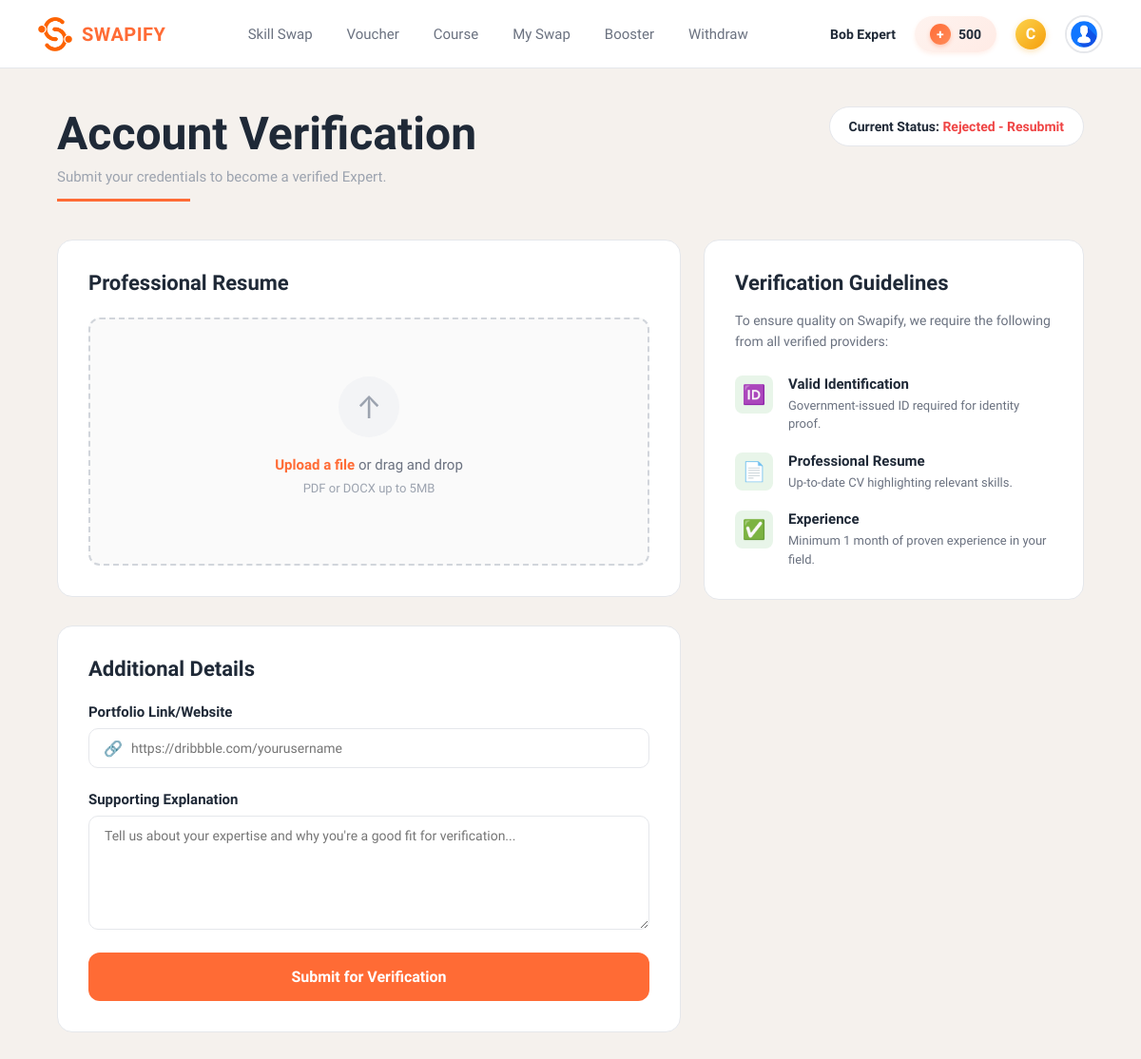
Page /verification.php (signed in) on the committed database.
### tables this page shows
CREATE TABLE `ms_users` (
  `user_id` int(11) NOT NULL,
  `name` varchar(100) DEFAULT NULL,
  `email` varchar(100) DEFAULT NULL,
  `phone_number` varchar(20) DEFAULT NULL,
  `password` varchar(255) DEFAULT NULL,
  `profile_picture` varchar(255) DEFAULT NULL,
  `bio` text DEFAULT NULL,
  `role` enum('user','expert','admin') DEFAULT 'user',
  `joined_date` datetime DEFAULT current_timestamp()
);

CREATE TABLE `tr_userverification` (
  `verification_id` int(11) NOT NULL,
  `user_id` int(11) NOT NULL,
  `cv_file` varchar(255) DEFAULT NULL,
  `portfolio_link` varchar(255) DEFAULT NULL,
  `explanation` text DEFAULT NULL,
  `status` enum('pending','approved','rejected') DEFAULT 'pending',
  `submitted_at` datetime DEFAULT current_timestamp(),
  `reviewed_at` datetime DEFAULT NULL
);

### verification.php (the view, shortened to what this page needs)
<?php
include "includes/db_connect.php";
$user_id = $_SESSION['user_id'];
$verification_status = null;
$status_stmt = $conn->prepare("SELECT status, submitted_at FROM tr_userverification WHERE user_id = ? ORDER BY submitted_at DESC LIMIT 1");
$status_stmt->bind_param("i", $user_id);
$status_stmt->execute();
$result = $status_stmt->get_result();
if ($result->num_rows > 0) {
    $verification_status = $result->fetch_assoc();
}
$form_disabled = false;
$status_message = "Not Submitted";
$status_class = "status-not-submitted";
if ($verification_status) {
    $db_status = trim(strtolower($verification_status['status']));
    if ($db_status == 'approved') {
        $form_disabled = true;
        $status_message = "Verified";
        $status_class = "status-verified";
    } elseif ($db_status == 'pending') {
        $form_disabled = true;
        $status_message = "Pending Review";
        $status_class = "status-pending";
    } elseif ($db_status == 'rejected') {
        $status_message = "Rejected - Resubmit";
        $status_class = "status-rejected";
    } else {
        $status_message = "Status: " . htmlspecialchars($verification_status['status']);
        $status_class = "status-not-submitted";
    }
}
include "includes/header.php";
?>
<!DOCTYPE html>
<html lang="en">
<head>
    <link rel="stylesheet" href="css/verification.css">
</head>
<body>
    <div class="main-content">
        <div class="page-header">
            <div>
                <h1 class="page-title">Account Verification</h1>
                <p class="page-subtitle">Submit your credentials to become a verified Expert.</p>
                <div class="title-underline"></div>
            </div>
            <div class="status-badge">
                <div class="status-item">
                    Current Status: <span class="<?php echo $status_class; ?>"><?php echo $status_message; ?></span>
                </div>
            </div>
        </div>
        <div class="content-grid">
            <div class="left-column">
                <form id="verificationForm" action="" method="POST" enctype="multipart/form-data" class="<?php echo $form_disabled ? 'form-disabled' : ''; ?>">
                    <div class="resume-card">
                        <h2 class="card-title">Professional Resume</h2>
                        <label class="upload-area" id="uploadArea">
                            <div class="upload-icon">↑</div>
                            <p class="upload-text"><strong>Upload a file</strong> or drag and drop</p>
                            <p class="upload-hint">PDF or DOCX up to 5MB</p>
                        </label>
                    </div>
                    <div class="details-card">
                        <h2 class="card-title">Additional Details</h2>
                        <div class="form-group">
                            <label class="form-label" for="portfolioLink">Portfolio Link/Website</label>
                            <div class="input-wrapper">
                                <span class="input-icon">🔗</span>
                                <input
                                    type="url"
                                    id="portfolioLink"
                                    name="portfolio_link"
                                    class="form-input with-icon"
                                    placeholder="https://dribbble.com/yourusername"
                                    required
                                    <?php echo $form_disabled ? 'disabled' : ''; ?>
                                >
                            </div>
                        </div>
                        <div class="form-group">
                            <label class="form-label" for="explanation">Supporting Explanation</label>
                            <textarea
                                id="explanation"
                                name="explanation"
                                class="form-input"
                                placeholder="Tell us about your expertise and why you're a good fit for verification..."
                                required
                                <?php echo $form_disabled ? 'disabled' : ''; ?>
                            ></textarea>
                        </div>
                        <button type="submit" class="submit-btn" <?php echo $form_disabled ? 'disabled' : ''; ?>>
                            <?php echo $form_disabled ? 'Form Disabled' : 'Submit for Verification'; ?>
                        </button>
                    </div>
                </form>
            </div>
            <div class="guidelines-card">
                <h2 class="guidelines-title">Verification Guidelines</h2>
                <p class="guidelines-subtitle">To ensure quality on Swapify, we require the following from all verified providers:</p>
                <div class="guideline-item">
                    <div class="guideline-icon">🆔</div>
                    <div class="guideline-content">
                        <h4>Valid Identification</h4>
                        <p>Government-issued ID required for identity proof.</p>
                    </div>
                </div>
                <div class="guideline-item">
                    <div class="guideline-icon">📄</div>
                    <div class="guideline-content">
                        <h4>Professional Resume</h4>
                        <p>Up-to-date CV highlighting relevant skills.</p>
                    </div>
                </div>
                <div class="guideline-item">
                    <div class="guideline-icon">✅</div>
                    <div class="guideline-content">
                        <h4>Experience</h4>
                        <p>Minimum 1 month of proven experience in your field.</p>
                    </div>
                </div>
            </div>
        </div>
    </div>
</body>
</html>

### includes/header.php (shortened to what this page needs)
<?php
include "includes/db_connect.php";
if (isset($_SESSION['user_id'])) {
    $user_id = $_SESSION['user_id'];
    $header_query = "SELECT u.name, u.profile_picture, u.role, IFNULL(c.balance, 0) as balance
                     FROM ms_users u
                     LEFT JOIN ms_usercredits c ON u.user_id = c.user_id
                     WHERE u.user_id = ?";
    $header_stmt = $conn->prepare($header_query);
    $header_stmt->bind_param("i", $user_id);
    $header_stmt->execute();
    $header_result = $header_stmt->get_result();
    $userData = $header_result->fetch_assoc();
} else {
    $userData = ['name' => 'Guest', 'balance' => 0, 'profile_picture' => 'default.png', 'role' => 'user'];
}
$currentPage = basename($_SERVER['PHP_SELF']);
$isAdmin = (isset($userData['role']) && $userData['role'] === 'admin');
$isExpert = (isset($userData['role']) && $userData['role'] === 'expert');
?>
<link rel="stylesheet" href="css/header.css?v=10">
<header class="header-nav">
    <div class="logo-container">
        <div class="logo-icon">
            <img src="images/v91_89.png" alt="Swapify Logo">
        </div>
        <span class="logo-text">SWAPIFY</span>
    </div>
    <nav class="nav-menu">
        <?php if ($isAdmin): ?>
            <a href="admin-dashboard.php"    class="nav-link admin-link <?= $currentPage == 'admin-dashboard.php' ? 'active' : '' ?>">Admin Dashboard</a>
            <a href="manage_user.php"       class="nav-link admin-link <?= $currentPage == 'manage_user.php' ? 'active' : '' ?>">Manage User</a>
            <a href="manage_vouchers.php"   class="nav-link admin-link <?= $currentPage == 'manage_vouchers.php' ? 'active' : '' ?>">Manage Voucher</a>
            <a href="admin_booster.php"   class="nav-link admin-link <?= $currentPage == 'admin_booster.php' ? 'active' : '' ?>">Manage Booster</a>
            <a href="admin_topup_packages.php"   class="nav-link admin-link <?= $currentPage == 'admin_topup_packages.php' ? 'active' : '' ?>">Manage Topup</a>
        <?php else: ?>
            <a href="dashboard.php" class="nav-link <?= $currentPage == 'dashboard.php' ? 'active' : '' ?>">Skill Swap</a>
            <a href="voucher.php"   class="nav-link <?= ($currentPage == 'voucher.php' || $currentPage == 'my-voucher.php') ? 'active' : '' ?>">Voucher</a>
            <a href="courses.php"   class="nav-link <?= ($currentPage == 'courses.php' || $currentPage == 'my-courses.php' || $currentPage == 'uploaded-courses.php') ? 'active' : '' ?>">Course</a>
            <a href="sessions.php"  class="nav-link <?= $currentPage == 'sessions.php' ? 'active' : '' ?>">My Swap</a>
            <a href="booster.php"   class="nav-link <?= $currentPage == 'booster.php' ? 'active' : '' ?>">Booster</a>
            <?php if ($isExpert): ?>
                <a href="my-withdraw.php" class="nav-link <?= $currentPage == 'my-withdraw.php' ? 'active' : '' ?>">Withdraw</a>
            <?php endif; ?>
        <?php endif; ?>
    </nav>
    <?php if (!$isAdmin): ?>
        <div class="user-section">
            <span class="user-name"><?= htmlspecialchars($userData['name']) ?></span>
            <a href="topup.php" style="text-decoration: none; display: flex; align-items: center;">
                <div class="credit-badge">
                    <div class="credit-icon">+</div>
                    <span class="credit-value"><?= number_format($userData['balance']) ?></span>
                </div>
            </a>
            <div class="coin-icon">C</div>
            <div class="user-avatar">
                <a href="profile.php" style="text-decoration: none;">
                    <?php
                    $has_profile_img = !empty($userData['profile_picture']) && file_exists("uploads/" . $userData['profile_picture']);
                    if ($has_profile_img): ?>
                        <img src="uploads/<?= $userData['profile_picture'] ?>" alt="User Avatar">
                    <?php else: ?>
                        <div class="avatar-gradient">
                            <?= strtoupper(substr($userData['name'], 0, 1)) ?>
                        </div>
                    <?php endif; ?>
                </a>
            </div>
        </div>
    <?php else: ?>
        <div class="user-section">
            <a href="index.php" class="nav-link" style="color: #ef4444;">Logout</a>
        </div>
    <?php endif; ?>
</header>

### css/header.css (style rules this page uses)
* { margin: 0; padding: 0; box-sizing: border-box; }
.header-nav { display: flex; align-items: center; justify-content: space-between; padding: 32px 60px; background: white; border-bottom: 1px solid #E5E7EB; height: 72px; }
.logo-container { display: flex; align-items: center; gap: 10px; flex-shrink: 0; }
.logo-icon img { width: 36px; height: 36px; object-fit: contain; }
.logo-text { font-size: 20px; font-weight: 700; color: #FF6B35; letter-spacing: 0.5px; }
.nav-menu { display: flex; gap: 40px; align-items: center; flex: 1; justify-content: center; margin: 0 40px; }
.nav-link { color: #6B7280; font-size: 15px; font-weight: 500; cursor: pointer; transition: all 0.3s ease; text-decoration: none; position: relative; padding: 8px 4px; white-space: nowrap; }
.nav-link::after { content: ""; position: absolute; bottom: 0; left: 50%; transform: translateX(-50%); width: 0; height: 3px; background: linear-gradient(90deg, #2563EB, #3B82F6); border-radius: 3px; transition: width 0.3s ease; }
.user-section { display: flex; align-items: center; gap: 20px; flex-shrink: 0; }
.user-name { font-size: 14px; font-weight: 600; color: #1F2937; white-space: nowrap; }
.credit-badge { display: flex; align-items: center; gap: 8px; background: linear-gradient(135deg, #FEF3EF 0%, #FFEBE5 100%); padding: 8px 16px; border-radius: 24px; font-size: 14px; cursor: pointer; transition: all 0.3s ease; box-shadow: 0 2px 4px rgba(255, 107, 53, 0.1); }
.credit-icon { width: 22px; height: 22px; background: linear-gradient(135deg, #FF6B35 0%, #FF8C5A 100%); border-radius: 50%; display: flex; align-items: center; justify-content: center; color: white; font-size: 14px; font-weight: bold; box-shadow: 0 2px 4px rgba(255, 107, 53, 0.3); }
.credit-value { font-weight: 700; color: #1F2937; font-size: 14px; }
.coin-icon { width: 32px; height: 32px; background: linear-gradient(135deg, #FCD34D 0%, #F59E0B 100%); border-radius: 50%; display: flex; align-items: center; justify-content: center; color: white; font-size: 16px; font-weight: bold; box-shadow: 0 2px 6px rgba(245, 158, 11, 0.3); transition: all 0.3s ease; cursor: pointer; }
.user-avatar { position: relative; }
.user-avatar img { width: 40px; height: 40px; border-radius: 50%; cursor: pointer; object-fit: cover; border: 2px solid #E5E7EB; transition: all 0.3s ease; }
@media (max-width: 1200px) { .nav-menu { gap: 28px; } }
@media (max-width: 1200px) { .header-nav { padding: 16px 40px; } }

### verification.php (style rules this page uses)
.status-rejected { color: #ef4444; font-weight: bold; }

### rows in the picture
ms_users: name "Bob Expert", profile_picture (placeholder picture)
tr_userverification: status "Rejected - Resubmit"

### other values in the picture
$userData['balance'] "500"
